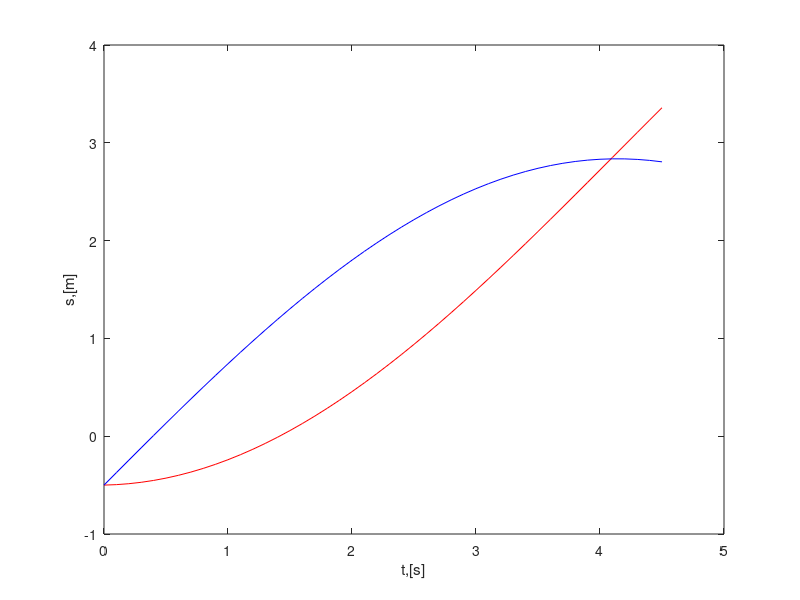

Write the MATLAB code that produced this figure. (Note: this script raises an error after producing the figure.)
%% Kinemaitc simulation of mobile robot
clear all;clc; % lenh xoa man hinh

%% tham so mo phong
dt = 0.1; % buoc nhay
ts = 4.5; % thoi gian mo phong
t = 0:dt:ts; % vector

%% thong so vat ly cua xe
r = 0.03; % ban kinh banh xe
l_x = 0.15;%0.15; % khoang cach banh xe den khung xe
l_y = 0.2;%0.13;

%% vi tri ban dau
x0 = -0.5;
y0 = -0.5;
pos_0 = pi()/2;

eta0 = [x0;y0;pos_0]; % ma tran vi tri ban dau
eta(:,1) = eta0;

%% vong lap - xe di chuyen
for i=1:length(t)
    
    %% input
    omega_1 = 40;
    omega_2 = 45;
    omega = [omega_1;omega_2];

    % ma tran jacobian
    J = (r/2)*[1,     1;
               1/l_y, -1/l_y];
    
    % van toc
    zeta(:,i) = J*omega;
    v_x = zeta(1,i);
    pos = zeta(2,i)*dt+eta(3,i);
    

    eta(:,i+1) = eta(:,i) + [dt*v_x*cos(pos); dt*v_x*sin(pos); dt*zeta(2,i)]; % update vi tri
    
    
end
%% ve bieu do
figure
plot(t,eta(1,1:i),'r-'); % toa do Ox
hold on
plot(t, eta(2,1:i),'b-'); % toa do Oy
xlabel('t,[s]');
ylabel('s,[m]');
yyaxis right
ylabel('\psi,[rad]');
plot(t, eta(3,1:i),'g-'); % goc phi

legend('x,[m]','y,[m]','\psi,[rad]');
set(gca,'fontsize',10);



eta(:,i)
%% hinh anh chuyen dong cua robot
l = 2*(l_y);
w = 2*l_x+0.02;
% toa do 4 diem robot so voi tam robot
mr_co = [-l/2,  l/2, l/2, -l/2, -l/2;           % |-----|
         -w/2, -w/2, w/2,  w/2, -w/2;];         % |_____|

s=-pi()/2:pi()/20:pi()/2;

figure
for i = 1:5:length(t) % robot bat dau di chuyen
    psi = eta(3,i);
    R_psi = [cos(psi),-sin(psi);
           sin(psi),cos(psi);]; % ma tran quay
    v_pos = R_psi*mr_co;
    fill(v_pos(1,:) + eta(1,i),v_pos(2,:)+eta(2,i),'g');
    % backgound
    hold on, grid on;
    
    x=cos(s+psi)+eta(1,i);
    y=sin(s+psi)+eta(2,i);
 
    for j = 1:length(s)
        plot([eta(1,i),x(j)],[eta(2,i),y(j)],'r-');
        hold on
    end
    
    axis([-1 5 -1 5 ]), axis square;
    plot(eta(1,1:i),eta(2,1:i),'b-');
    legend('MR','Path');
    set(gca,'fontsize',10);
    xlabel('x,[m]');ylabel('y,[m]');
    pause(0.1);
    hold off;
end % animation ends here
title('\omega_1=40rad/s, \omega_2=45rad/s ')

         